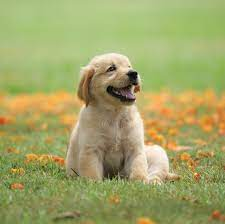
#> input picture Sample_imgs/dog1.jpg, 225 x 224 px, found by its file name
$ python Image_manipulation.ipynb.py
#> lines starting #> are read from the running program, lines starting #| are printed output that depends on the picture; after the words box and inside, x2 and y2 are one past the last pixel; in counts of white or black regions, pixels touching at a corner belong together
import numpy as np
import matplotlib.pyplot as plt
from PIL import Image , ImageOps , ImageFilter


img = np.array(Image.open('Sample_imgs/dog1.jpg'))
#> img is the input picture: shape (224, 225, 3); mean R, G, B 162, 164.3, 102.7


plt.figure(figsize = (8,8),edgecolor='green')
plt.imshow(img)


plt.figure(figsize = (8,8),edgecolor = 'yellow',frameon='False')
plt.imshow(img)


print('img-dimension: ',img.ndim,'\n')
#| img-dimension:  3
print('img-shape: ',img.shape,'\n')
#| img-shape:  (224, 225, 3)
print('DType: ', img.dtype,'\n')
#| DType:  uint8

## Gives the R,G,B value at the point (20,20)
print(img[20,20],'\n')
#| [169 198 131]

# Gives the max value of pixel at channel B(Blue)
print(img[:,:,2].max())
#| 251


img.shape


import matplotlib as mp


mp.rcParams["figure.edgecolor"] = 'yellow'


plt.imshow(img)


img = img.sum(2) / (255*3)
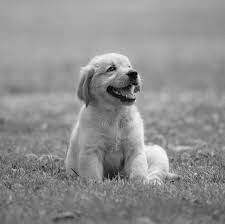
#> img: shape (224, 225) float64; min 0.00654, max 0.99, mean 0.561


plt.imshow(img)


im = Image.open('Sample_imgs/dog3.jpg')
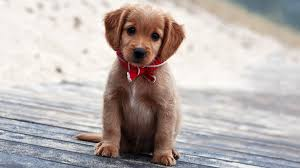
#> input picture Sample_imgs/dog3.jpg, 300 x 168 px, found by its file name
#> im is the input picture: PIL image 300x168 RGB; mean R, G, B 186.3, 177.5, 174.8

im_np = np.dot(np.array(Image.open('Sample_imgs/dog3.jpg')),[0.2989,0.5870,0.1140])
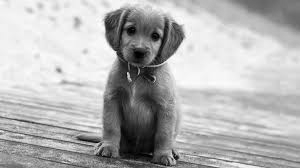
#> im_np: shape (168, 300) float64; min 0.228, max 254.4, mean 179.8

im_np1 = np.array(im).sum(2)/(255*3)
# plt.imshow(im_np)
plt.imshow(im_np1)
# im.show()


plt.imshow(im_np)


random_im = np.random.randint(0,190,size=(231,177,3),dtype='uint8')

print(random_im)
data = np.array(random_im)
print(data.shape)
Image.fromarray(random_im)


img = np.array(Image.open('Sample_imgs/dog4.jpg'))
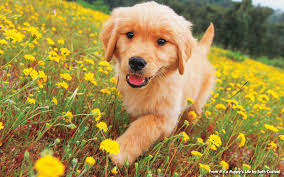
#> input picture Sample_imgs/dog4.jpg, 284 x 177 px, found by its file name
#> img is the input picture: shape (177, 284, 3); mean R, G, B 163.3, 140.3, 71.1
git = img.copy()

git.shape


git


Image.fromarray(git)


git[1:10,1:100,:] = [0,0,0] #np.zeros(git[1:10,1:100,:].shape)
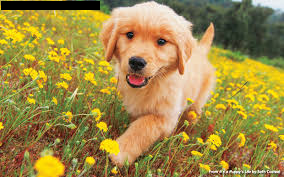
#> git: shape (177, 284, 3); 1.77% of pixels changed, all inside (x1, y1, x2, y2) = (1, 1, 100, 10)


Image.fromarray(git)


git = git/255


git = git*255
git = git.astype('uint8')


git = git.astype('uint8')
Image.fromarray(git)


import skimage
from skimage import io , img_as_float, img_as_ubyte


image = io.imread('Sample_imgs/cat4.jpg')
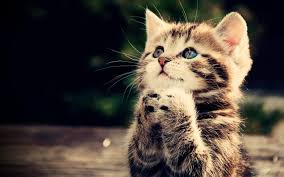
#> input picture Sample_imgs/cat4.jpg, 284 x 177 px, found by its file name
#> image is the input picture: shape (177, 284, 3); mean R, G, B 77.8, 67.7, 59.2
img_float = img_as_float(image)
print(img_float)
#> (printed output is left out)


import cv2


img = cv2.imread('Sample_imgs/cat4.jpg' , 1)
# img = cv2.IMREAD_COLOR('Sample_imgs/cat4.jpg')
cv2.imshow('image',img)
cv2.waitKey(0)
cv2.destroyAllWindows()


plt.imshow(Image.open('Sample_imgs/cat4.jpg'))


(Image.open('Sample_imgs/cat4.jpg')).filter(ImageFilter.GaussianBlur(3))


import cv2
import glob


path = 'Sample_imgs/*.jpg'

for file in glob.glob(path):
    print(file)
    a = cv2.imread(file)
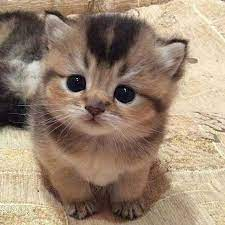
#> input picture Sample_imgs/cat1.jpg, 225 x 225 px
#> a is the input picture: shape (225, 225, 3); mean B, G, R 114.9, 134.7, 156
    c = cv2.cvtColor(a , cv2.COLOR_BGR2RGB)
    plt.imshow(Image.open(file))

# [4 lines of commented-out code are left out]
